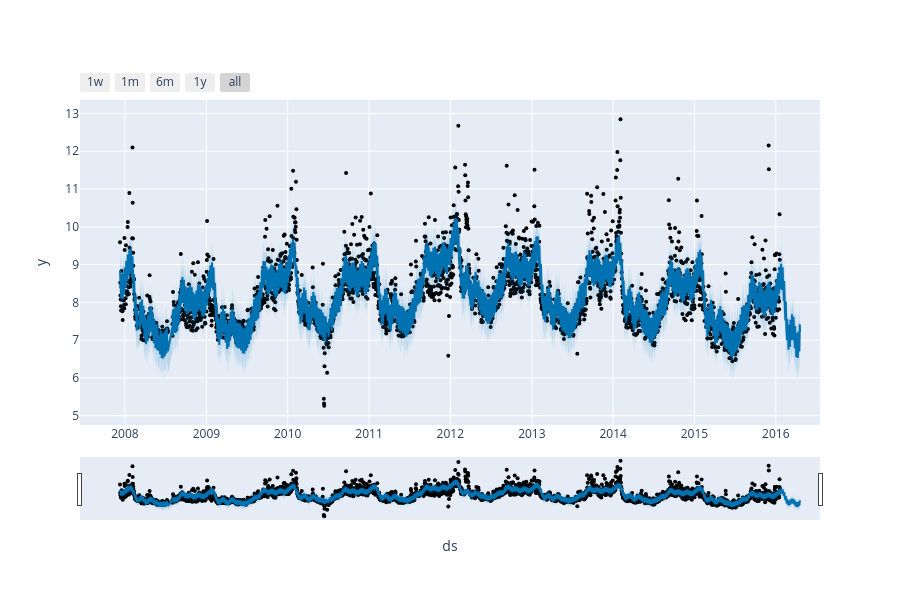

The cell this chart's notebook holds for it:
### Code cell
import plotly.graph_objects as go
from prophet.plot import plot_plotly, plot_components_plotly

# Agora a função vai encontrar o 'go' que estava faltando
plot_plotly(model, forecast)
#plot_components_plotly(model, forecast)

### Figure 1 — Plotly figure (JSON) as saved in the notebook; plotly's stock layout.template omitted (floating-point values rounded to 4 significant figures; data arrays with more than 128 entries replaced by an {"elided": "..."} marker saying what was removed)
{"data": [{"marker": {"color": "black", "size": 4}, "mode": "markers", "name": "Actual", "type": "scatter", "x": {"elided": "2905 str values"}, "y": {"elided": "2905 float values"}}, {"hoverinfo": "skip", "line": {"width": 0}, "mode": "lines", "type": "scatter", "x": {"elided": "2995 str values"}, "y": {"elided": "2995 float values"}}, {"fill": "tonexty", "fillcolor": "rgba(0, 114, 178, 0.2)", "line": {"color": "#0072B2", "width": 2}, "mode": "lines", "name": "Predicted", "type": "scatter", "x": {"elided": "2995 str values"}, "y": {"elided": "2995 float values"}}, {"fill": "tonexty", "fillcolor": "rgba(0, 114, 178, 0.2)", "hoverinfo": "skip", "line": {"width": 0}, "mode": "lines", "type": "scatter", "x": {"elided": "2995 str values"}, "y": {"elided": "2995 float values"}}], "layout": {"height": 600, "showlegend": false, "width": 900, "xaxis": {"rangeselector": {"buttons": [{"count": 7, "label": "1w", "step": "day", "stepmode": "backward"}, {"count": 1, "label": "1m", "step": "month", "stepmode": "backward"}, {"count": 6, "label": "6m", "step": "month", "stepmode": "backward"}, {"count": 1, "label": "1y", "step": "year", "stepmode": "backward"}, {"step": "all"}]}, "rangeslider": {"visible": true}, "title": {"text": "ds"}, "type": "date"}, "yaxis": {"title": {"text": "y"}}}}
